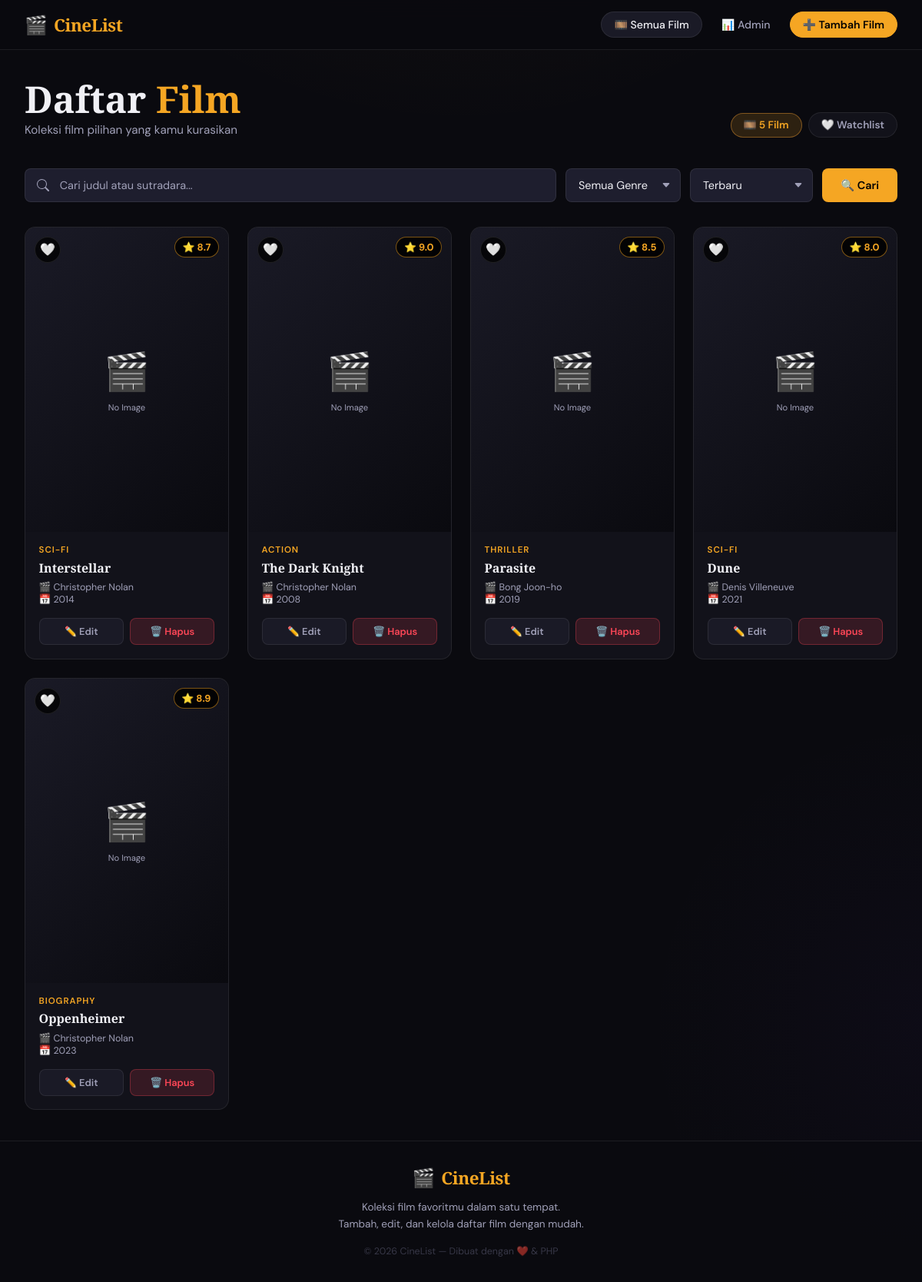
The page / on the database its author committed.
### tables this page shows
CREATE TABLE `movies` (
  `id` int NOT NULL,
  `title` varchar(255) NOT NULL,
  `director` varchar(255) DEFAULT NULL,
  `genre` varchar(100) DEFAULT NULL,
  `year` year DEFAULT NULL,
  `rating` decimal(3,1) DEFAULT NULL,
  `synopsis` text,
  `poster` text,
  `created_at` timestamp NULL DEFAULT CURRENT_TIMESTAMP
);

### index.php (the view, shortened to what this page needs)
<?php
require_once 'config/db.php';
$search = trim($_GET['search'] ?? '');
$genre  = trim($_GET['genre']  ?? '');
$sort   = $_GET['sort'] ?? 'created_at_desc';
$watchlistOnly = isset($_GET['watchlist']);
$where  = [];
$params = [];
$orderMap = [
    'created_at_desc' => 'created_at DESC',
    'created_at_asc'  => 'created_at ASC',
    'rating_desc'     => 'rating DESC',
    'rating_asc'      => 'rating ASC',
    'title_asc'       => 'title ASC',
    'year_desc'       => 'year DESC',
];
$orderSQL = $orderMap[$sort] ?? 'created_at DESC';
$sid = session_id();
$watchlistIds = [];
try {
    $pdo->exec("CREATE TABLE IF NOT EXISTS watchlist (
        id INT AUTO_INCREMENT PRIMARY KEY,
        movie_id INT NOT NULL,
        session_id VARCHAR(128) NOT NULL,
        added_at TIMESTAMP DEFAULT CURRENT_TIMESTAMP,
        UNIQUE KEY unique_watchlist (movie_id, session_id)
    )");
    $wRows = $pdo->prepare("SELECT movie_id FROM watchlist WHERE session_id = :s");
    $wRows->execute([':s' => $sid]);
    $watchlistIds = $wRows->fetchAll(PDO::FETCH_COLUMN);
} catch (PDOException $e) {}
$whereSQL = $where ? 'WHERE ' . implode(' AND ', $where) : '';
$stmt = $pdo->prepare("SELECT * FROM movies $whereSQL ORDER BY $orderSQL");
if ($watchlistOnly && !empty($watchlistIds)) {
    $allParams = array_values($params);
    foreach ($watchlistIds as $wid) $allParams[] = $wid;
    $stmt->execute($allParams);
} elseif ($watchlistOnly && empty($watchlistIds)) {
    $movies = [];
    goto skip_query;
} else {
    $stmt->execute($params);
}
$movies = $stmt->fetchAll();
$totalMovies = $pdo->query("SELECT COUNT(*) FROM movies")->fetchColumn();
?>
<!DOCTYPE html>
<html lang="id">
<head>
    <link rel="stylesheet" href="assets/style.css">
</head>
<body>
<?php include 'includes/navbar.php'; ?>
<main>
    <div class="page-header">
        <div>
            <h1 class="page-title">Daftar <span>Film</span></h1>
            <p class="page-subtitle">Koleksi film pilihan yang kamu kurasikan</p>
        </div>
        <div style="display:flex;gap:0.5rem;align-items:center;flex-wrap:wrap;">
            <span class="movie-count">🎞️ <?= $totalMovies ?> Film</span>
            <a href="index.php<?= $watchlistOnly ? '' : '?watchlist' ?>" class="watchlist-toggle-btn <?= $watchlistOnly ? 'active' : '' ?>">
                <?= $watchlistOnly ? '❤️ Watchlist' : '🤍 Watchlist' ?>
            </a>
        </div>
    </div>
    <form method="GET" action="index.php" class="search-bar">
        <div class="search-input-wrap">
            <input type="text" name="search" class="search-input" placeholder="Cari judul atau sutradara..." value="<?= htmlspecialchars($search) ?>">
        </div>
        <select name="genre" class="filter-select">
            <option value="">Semua Genre</option>
        </select>
        <select name="sort" class="filter-select">
            <option value="created_at_desc" <?= $sort==='created_at_desc'?'selected':'' ?>>Terbaru</option>
        </select>
        <button type="submit" class="btn-search">🔍 Cari</button>
    </form>
    <div class="movies-grid">
        <?php if (empty($movies)): ?>
            <div class="empty-state">
                <div class="empty-icon"><?= $watchlistOnly ? '🤍' : '🎭' ?></div>
                <h3><?= $watchlistOnly ? 'Watchlist kosong' : 'Tidak ada film ditemukan' ?></h3>
                <p><?= $watchlistOnly ? 'Kamu belum menambahkan film ke watchlist.' : (($search || $genre) ? 'Coba ubah kata kunci pencarianmu.' : 'Belum ada film. Mulai tambahkan koleksimu!') ?></p>
                <?php if (!$search && !$genre && !$watchlistOnly): ?>
                    <a href="add.php" class="btn-primary">➕ Tambah Film Pertama</a>
                <?php endif; ?>
            </div>
        <?php else: ?>
            <?php foreach ($movies as $movie): ?>
                <?php $inWatchlist = in_array($movie['id'], $watchlistIds); ?>
                <div class="movie-card" data-id="<?= $movie['id'] ?>">
                    <div class="card-poster">
                        <?php if (!empty($movie['rating'])): ?>
                            <div class="card-rating">⭐ <?= number_format($movie['rating'], 1) ?></div>
                        <?php endif; ?>
                        <button class="bookmark-btn <?= $inWatchlist ? 'saved' : '' ?>"
                            onclick="toggleWatchlist(<?= $movie['id'] ?>, this)"
                            title="<?= $inWatchlist ? 'Hapus dari watchlist' : 'Tambah ke watchlist' ?>">
                            <?= $inWatchlist ? '❤️' : '🤍' ?>
                        </button>
                    </div>
                    <div class="card-body">
                        <?php if (!empty($movie['genre'])): ?>
                            <div class="card-genre"><?= htmlspecialchars($movie['genre']) ?></div>
                        <?php endif; ?>
                        <div class="card-title"><?= htmlspecialchars($movie['title']) ?></div>
                        <div class="card-meta">
                            <?php if (!empty($movie['director'])): ?><span>🎬 <?= htmlspecialchars($movie['director']) ?></span><?php endif; ?>
                            <?php if (!empty($movie['year'])): ?><span>📅 <?= $movie['year'] ?></span><?php endif; ?>
                        </div>
                        <div class="card-actions">
                            <a href="edit.php?id=<?= $movie['id'] ?>" class="btn-edit">✏️ Edit</a>
                            <button class="btn-delete" onclick="confirmDelete(<?= $movie['id'] ?>, '<?= addslashes(htmlspecialchars($movie['title'])) ?>')">🗑️ Hapus</button>
                        </div>
                    </div>
                </div>
            <?php endforeach; ?>
        <?php endif; ?>
    </div>
</main>
<?php include 'includes/footer.php'; ?>
</body>
</html>

### includes/navbar.php (shortened to what this page needs)
<nav class="navbar">
    <div class="nav-container">
        <a href="index.php" class="nav-brand">
            <span class="brand-icon">🎬</span>
            <span class="brand-text">CineList</span>
        </a>
        <div class="nav-links">
            <a href="index.php" class="nav-link <?= basename($_SERVER['PHP_SELF']) == 'index.php' ? 'active' : '' ?>">
                🎞️ Semua Film
            </a>
            <a href="admin.php" class="nav-link <?= basename($_SERVER['PHP_SELF']) == 'admin.php' ? 'active' : '' ?>">
                📊 Admin
            </a>
            <a href="add.php" class="nav-link btn-add <?= basename($_SERVER['PHP_SELF']) == 'add.php' ? 'active' : '' ?>">
                ➕ Tambah Film
            </a>
        </div>
    </div>
</nav>

### includes/footer.php
<footer class="footer">
    <div class="footer-container">
        <div class="footer-brand">
            <span class="brand-icon">🎬</span>
            <span class="brand-text">CineList</span>
        </div>
        <p class="footer-desc">Koleksi film favoritmu dalam satu tempat.<br>Tambah, edit, dan kelola daftar film dengan mudah.</p>
        <div class="footer-meta">
            <span>© <?= date('Y') ?> CineList &mdash; Dibuat dengan ❤️ & PHP</span>
        </div>
    </div>
</footer>

### rows shown on the page
movies: rating "8.7", genre "SCI-FI", title "Interstellar", director "Christopher Nolan", year "2014"
movies: rating "9.0", genre "ACTION", title "The Dark Knight", director "Christopher Nolan", year "2008"
movies: rating "8.5", genre "THRILLER", title "Parasite", director "Bong Joon-ho", year "2019"
movies: rating "8.0", genre "SCI-FI", title "Dune", director "Denis Villeneuve", year "2021"
movies: rating "8.9", genre "BIOGRAPHY", title "Oppenheimer", director "Christopher Nolan", year "2023"

### other values the page prints
$totalMovies "5"
